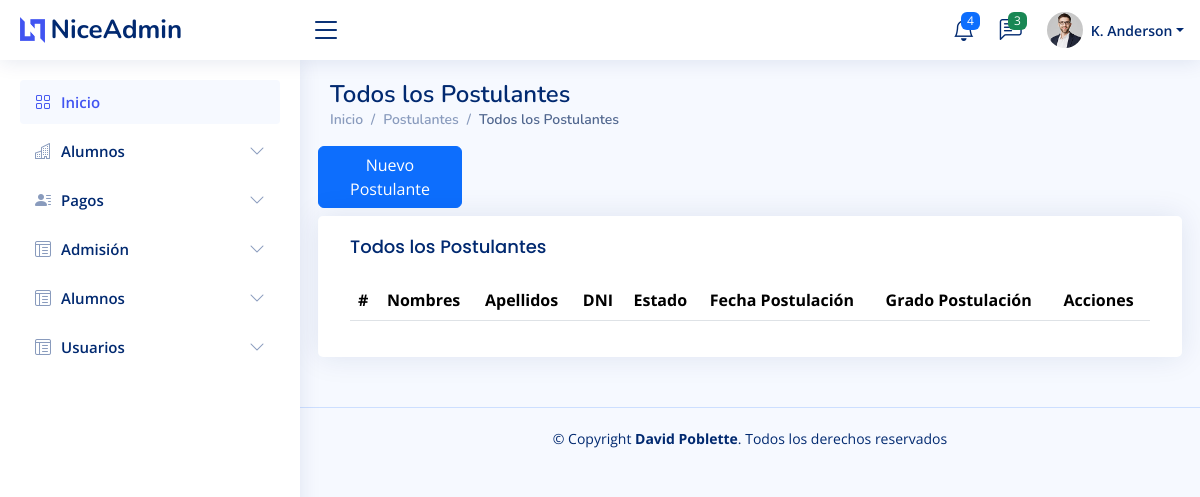
Page /listaPostulantes (signed in) on the earlier database version.
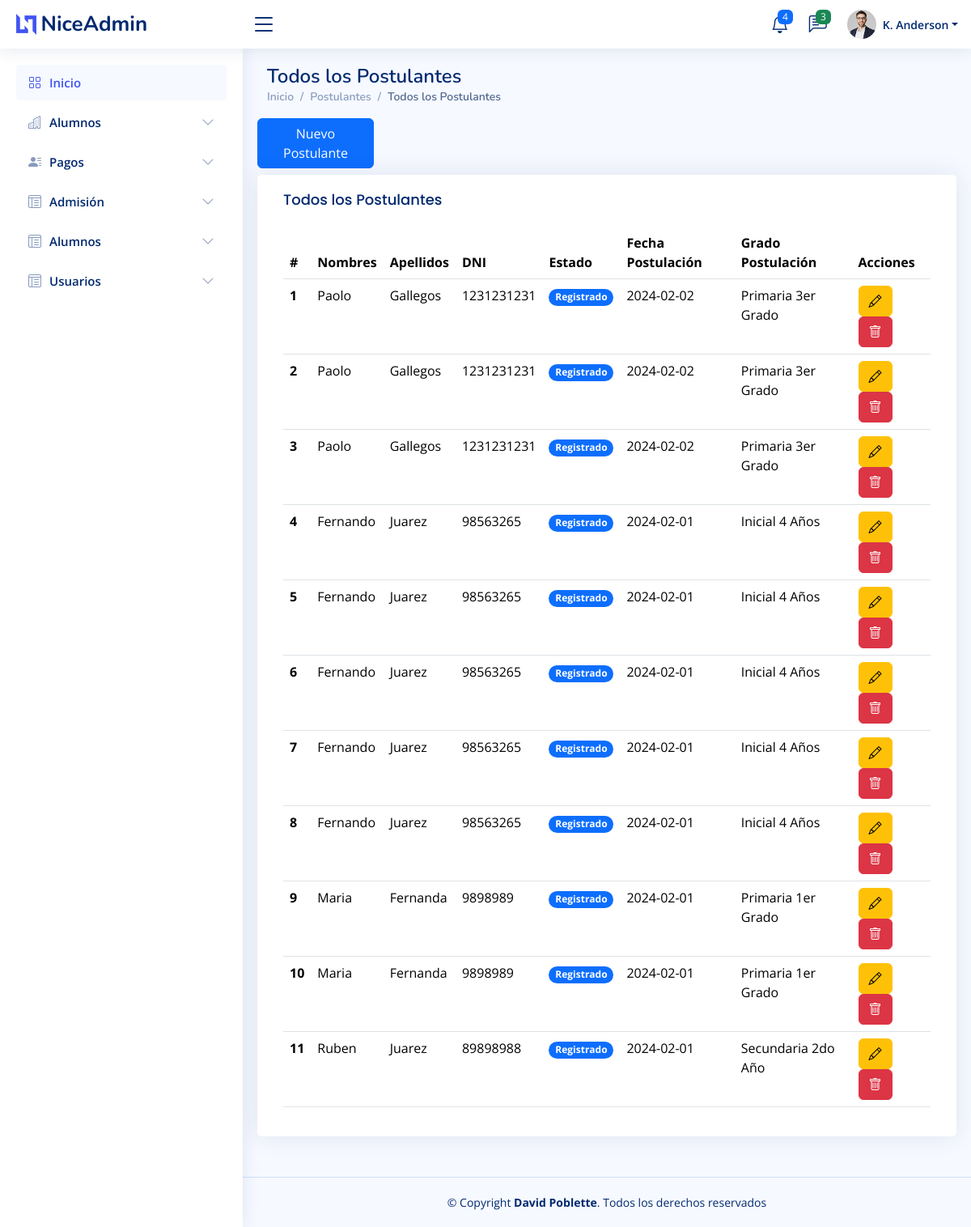
Same page on the later database version.
### tables this page shows
CREATE TABLE `postulante`  (
  `idPostulante` int NOT NULL AUTO_INCREMENT,
  `nombrePostulante` varchar(255) NOT NULL,
  `apellidoPostulante` varchar(255) NOT NULL,
  `dniPostulante` varchar(255) NULL DEFAULT NULL,
  `fechaPostulacion` date NOT NULL,
  `fechaNacimiento` date NULL DEFAULT NULL,
  `gradoPostulacion` varchar(50) NOT NULL,
  `fichaPostulante` varchar(100) NULL DEFAULT NULL,
  `cartaAdeudo` varchar(100) NULL DEFAULT NULL,
  `constanciaVacante` varchar(100) NULL DEFAULT NULL,
  `fichaMatricula` varchar(100) NULL DEFAULT NULL,
  `certificadoNotas` varchar(100) NULL DEFAULT NULL,
  `copiaDNI` varchar(100) NULL DEFAULT NULL,
  `libretaNotas` varchar(100) NULL DEFAULT NULL,
  `estadoPostulante` int NOT NULL,
  `fechaCreacion` datetime NULL DEFAULT NULL,
  `fechaActualizacion` datetime NULL DEFAULT NULL,
  PRIMARY KEY (`idPostulante`) USING BTREE
);

### controller/template.controller.php (called while the page is built, shortened)
<?php
class ControllerTemplate
{
  static public function ctrTemplate()
  {
    include "views/template.php";
  }
}

### index.php (called while the page is built, shortened)
<?php
require_once "controller/template.controller.php";
require_once "controller/funciones.controller.php";
require_once "controller/postulantes.controller.php";
require_once "model/postulantes.model.php";
$template = new ControllerTemplate();
$template -> ctrTemplate();

### controller/postulantes.controller.php (called while the page is built, shortened)
<?php
class ControllerPostulantes
{
  public static function ctrGetAllPostulantes()
  {
    $tabla = "postulante";
    $listPostulantes = ModelPostulantes::mdlGetAllPostulantes($tabla);
    return $listPostulantes;
  }
}

### model/connection.php (called while the page is built)
<?php
class Connection
{
  public static function conn()
  {
    $link = new PDO("mysql:host=localhost;dbname=db_volta", "root", "");
    $link->exec("set names utf8");
    return $link;
  }
}

### model/postulantes.model.php (called while the page is built, shortened)
<?php
require_once "connection.php";
class ModelPostulantes
{
  public static function mdlGetAllPostulantes($tabla)
  {
    $statement = Connection::conn()->prepare("SELECT postulante.idPostulante, postulante.nombrePostulante, postulante.apellidoPostulante, postulante.dniPostulante, postulante.fechaPostulacion,
    CASE
        WHEN postulante.gradoPostulacion = 1 THEN 'Inicial 3 Años'
        WHEN postulante.gradoPostulacion = 2 THEN 'Inicial 4 Años'
        WHEN postulante.gradoPostulacion = 3 THEN 'Inicial 5 Años'
        WHEN postulante.gradoPostulacion = 4 THEN 'Primaria 1er Grado'
        WHEN postulante.gradoPostulacion = 5 THEN 'Primaria 2do Grado'
        WHEN postulante.gradoPostulacion = 6 THEN 'Primaria 3er Grado'
        WHEN postulante.gradoPostulacion = 7 THEN 'Primaria 4to Grado'
        WHEN postulante.gradoPostulacion = 8 THEN 'Primaria 5to Grado'
        WHEN postulante.gradoPostulacion = 9 THEN 'Primaria 6to Grado'
        WHEN postulante.gradoPostulacion = 10 THEN 'Secundaria 1er Año'
        WHEN postulante.gradoPostulacion = 11 THEN 'Secundaria 2do Año'
        WHEN postulante.gradoPostulacion = 12 THEN 'Secundaria 3er Año'
        WHEN postulante.gradoPostulacion = 13 THEN 'Secundaria 4to Año'
        WHEN postulante.gradoPostulacion = 14 THEN 'Secundaria 5to Año'
        ELSE 'Sin Grado'
    END AS descripcionGrado,
    postulante.estadoPostulante
    FROM $tabla
    ORDER BY postulante.idPostulante DESC");
    $statement->execute();
    return $statement->fetchAll();
  }
}

### views/modules/listaPostulantes.php (the view)
<main id="main" class="main">
  <div class="pagetitle">
    <h1>Todos los Postulantes</h1>
    <nav>
      <ol class="breadcrumb">
        <li class="breadcrumb-item"><a href="inicio">Inicio</a></li>
        <li class="breadcrumb-item"><a href="listaPostulantes">Postulantes</a></li>
        <li class="breadcrumb-item active">Todos los Postulantes</li>
      </ol>
    </nav>
  </div>
  <section class="section dashboard">
    <div class="row">
      <div class="col-lg-2">
        <div class="row mb-2">
          <button type="button" class="btn btn-primary btnAgregarPostulante" id="btnAgregarPostulante">Nuevo Postulante</button>
        </div>
      </div>
      <div class="col-lg-12">
        <div class="row">
          <div class="card">
            <div class="card-body">
              <h5 class="card-title">Todos los Postulantes</h5>
              <table class="table datatable">
                <thead>
                  <tr>
                    <th scope="col">#</th>
                    <th scope="col">Nombres</th>
                    <th scope="col">Apellidos</th>
                    <th scope="col">DNI</th>
                    <th scope="col">Estado</th>
                    <th scope="col">Fecha Postulación</th>
                    <th scope="col">Grado Postulación</th>
                    <th scope="col">Acciones</th>
                  </tr>
                </thead>
                <tbody>
                  <?php
                  $listaPostulantes = ControllerPostulantes::ctrGetAllPostulantes();
                  foreach ($listaPostulantes as $key => $value) {
                    echo '
                    <tr>
                      <th scope="row">' . ($key + 1) . '</th>
                      <td>' . ($value["nombrePostulante"]) . '</td>
                      <td>' . ($value["apellidoPostulante"]) . '</td>
                      <td>' . ($value["dniPostulante"]) . '</td>
                      <td>' . ControllerFunciones::getEstadoPostulantes($value["estadoPostulante"]) . '</td>
                      <td>' . ($value["fechaPostulacion"]) . '</td>
                      <td>' . ($value["descripcionGrado"]) . '</td>
                      <td>
                        <button type="button" class="btn btn-warning btnEditarPostulante" codAlumno="' . ($value["idPostulante"]) . '"><i class="bi bi-pencil"></i></button>
                        <button type="button" class="btn btn-danger btnAnularPostulacion" codAlumno="' . ($value["idPostulante"]) . '"><i class="bi bi-trash"></i></button>
                      </td>
                    </tr>
                    ';
                  }
                  ?>
                </tbody>
              </table>
            </div>
          </div>
        </div>
      </div>
    </div>
  </section>
</main>

### views/template.php (shortened to what this page needs)
<!DOCTYPE html>
<html lang="es">
<head>
  <?php require "modules/header.php" ?>
</head>
<body>
  <?php
  if (isset($_SESSION["login"]) && $_SESSION["login"] == "ok") {
    require "modules/navbar.php";
    require "modules/menu.php";
    if (isset($_GET["ruta"])) {
      if (
        $_GET["ruta"] == "inicio" ||
        $_GET["ruta"] == "usuarios" ||
        $_GET["ruta"] == "listaAlumnos" ||
        $_GET["ruta"] == "admisionExtraordinaria" ||
        $_GET["ruta"] == "listaPostulantes" ||
        $_GET["ruta"] == "docPostulantes" ||
        $_GET["ruta"] == "nuevoPostulante" ||
        $_GET["ruta"] == "cerrarSesion"
      ) {
        include "modules/" . $_GET["ruta"] . ".php";
      } else {
        include "web/404.html";
      }
    } else {
      include "modules/inicio.php";
    }
    echo '<footer>';
    include "modules/footer.php";
    echo '</footer>';
  } else {
    include "modules/login.php";
  }
  ?>
  <link href="https://cdn.jsdelivr.net/npm/sweetalert2@11.7.5/dist/sweetalert2.min.css" rel="stylesheet">
</body>
</html>

### views/modules/header.php (shortened to what this page needs)
<link href="assets/vendor/bootstrap/css/bootstrap.min.css" rel="stylesheet">
<link href="assets/vendor/bootstrap-icons/bootstrap-icons.css" rel="stylesheet">
<link href="assets/vendor/boxicons/css/boxicons.min.css" rel="stylesheet">
<link href="assets/vendor/quill/quill.snow.css" rel="stylesheet">
<link href="assets/vendor/quill/quill.bubble.css" rel="stylesheet">
<link href="assets/vendor/remixicon/remixicon.css" rel="stylesheet">
<link href="assets/vendor/simple-datatables/style.css" rel="stylesheet">
<link href="assets/css/style.css" rel="stylesheet">
<link href="https://cdn.jsdelivr.net/npm/sweetalert2@11.7.5/dist/sweetalert2.min.css" rel="stylesheet">

### views/modules/navbar.php (shortened to what this page needs)
<header id="header" class="header fixed-top d-flex align-items-center">
  <div class="d-flex align-items-center justify-content-between">
    <a href="inicio" class="logo d-flex align-items-center">
      <img src="assets/img/logo.png" alt="">
      <span class="d-none d-lg-block">NiceAdmin</span>
    </a>
    <i class="bi bi-list toggle-sidebar-btn"></i>
  </div>
  <nav class="header-nav ms-auto">
    <ul class="d-flex align-items-center">
      <li class="nav-item dropdown">
        <a class="nav-link nav-icon" href="#" data-bs-toggle="dropdown">
          <i class="bi bi-bell"></i>
          <span class="badge bg-primary badge-number">4</span>
        </a>
      </li>
      <li class="nav-item dropdown">
        <a class="nav-link nav-icon" href="#" data-bs-toggle="dropdown">
          <i class="bi bi-chat-left-text"></i>
          <span class="badge bg-success badge-number">3</span>
        </a>
      </li>
      <li class="nav-item dropdown pe-3">
        <a class="nav-link nav-profile d-flex align-items-center pe-0" href="#" data-bs-toggle="dropdown">
          <img src="assets/img/profile-img.jpg" alt="Profile" class="rounded-circle">
          <span class="d-none d-md-block dropdown-toggle ps-2">K. Anderson</span>
        </a>
      </li>
    </ul>
  </nav>
</header>

### views/modules/menu.php (shortened to what this page needs)
<aside id="sidebar" class="sidebar">
  <ul class="sidebar-nav" id="sidebar-nav">
    <li class="nav-item">
      <a class="nav-link" href="inicio">
        <i class="bi bi-grid"></i>
        <span>Inicio</span>
      </a>
    </li>
    <li class="nav-item">
      <a class="nav-link collapsed" data-bs-target="#allCompanies" data-bs-toggle="collapse" href="#">
        <i class="bi bi-buildings"></i><span>Alumnos</span><i class="bi bi-chevron-down ms-auto"></i>
      </a>
    </li>
    <li class="nav-item">
      <a class="nav-link collapsed" data-bs-target="#allInteractions" data-bs-toggle="collapse" href="#">
        <i class="bi bi-person-lines-fill"></i><span>Pagos</span><i class="bi bi-chevron-down ms-auto"></i>
      </a>
    </li>
    <li class="nav-item">
      <a class="nav-link collapsed" data-bs-target="#allPostulaciones" data-bs-toggle="collapse" href="#">
        <i class="bi bi-layout-text-window-reverse"></i><span>Admisión</span><i class="bi bi-chevron-down ms-auto"></i>
      </a>
    </li>
    <li class="nav-item">
      <a class="nav-link collapsed" data-bs-target="#allAlumnos" data-bs-toggle="collapse" href="#">
        <i class="bi bi-layout-text-window-reverse"></i><span>Alumnos</span><i class="bi bi-chevron-down ms-auto"></i>
      </a>
    </li>
    <li class="nav-item">
      <a class="nav-link collapsed" data-bs-target="#allUsuarios" data-bs-toggle="collapse" href="#">
        <i class="bi bi-layout-text-window-reverse"></i><span>Usuarios</span><i class="bi bi-chevron-down ms-auto"></i>
      </a>
    </li>
  </ul>
</aside>

### views/modules/footer.php
<footer id="footer" class="footer">
  <div class="copyright">
    &copy; Copyright <strong><span>David Poblette</span></strong>. Todos los derechos reservados
  </div>
</footer>

### controller/funciones.controller.php (shortened to what this page needs)
<?php
class ControllerFunciones
{
  public static function getEstadoPostulantes($stateValue)
  {
    if ($stateValue == 1) {
      $state = '<span class="badge rounded-pill bg-primary">Registrado</span>';
    }
    return $state;
  }
}

### assets/css/style.css (style rules this page uses)
:root { scroll-behavior: smooth; }
body { font-family: "Open Sans", sans-serif; background: #f6f9ff; color: #444444; }
a { color: #4154f1; text-decoration: none; }
h1, h2, h3, h4, h5, h6 { font-family: "Nunito", sans-serif; }
#main { margin-top: 60px; padding: 20px 30px; transition: all 0.3s; }
.pagetitle { margin-bottom: 10px; }
.pagetitle h1 { font-size: 24px; margin-bottom: 0; font-weight: 600; color: #012970; }
.card { margin-bottom: 30px; border: none; border-radius: 5px; box-shadow: 0px 0 30px rgba(1, 41, 112, 0.1); }
.card-title { padding: 20px 0 15px 0; font-size: 18px; font-weight: 500; color: #012970; font-family: "Poppins", sans-serif; }
.card-body { padding: 0 20px 20px 20px; }
.breadcrumb { font-size: 14px; font-family: "Nunito", sans-serif; color: #899bbd; font-weight: 600; }
.breadcrumb a { color: #899bbd; transition: 0.3s; }
.breadcrumb .breadcrumb-item::before { color: #899bbd; }
.breadcrumb .active { color: #51678f; font-weight: 600; }
.logo { line-height: 1; }
@media (min-width: 1200px) { .logo { width: 280px; } }
.logo img { max-height: 26px; margin-right: 6px; }
.logo span { font-size: 26px; font-weight: 700; color: #012970; font-family: "Nunito", sans-serif; }
.header { transition: all 0.5s; z-index: 997; height: 60px; box-shadow: 0px 2px 20px rgba(1, 41, 112, 0.1); background-color: #fff; padding-left: 20px; }
.header .toggle-sidebar-btn { font-size: 32px; padding-left: 10px; cursor: pointer; color: #012970; }
.header-nav ul { list-style: none; }
.header-nav>ul { margin: 0; padding: 0; }
.header-nav .nav-icon { font-size: 22px; color: #012970; margin-right: 25px; position: relative; }
.header-nav .nav-profile { color: #012970; }
.header-nav .nav-profile img { max-height: 36px; }
.header-nav .nav-profile span { font-size: 14px; font-weight: 600; }
.header-nav .badge-number { position: absolute; inset: -2px -5px auto auto; font-weight: normal; font-size: 12px; padding: 3px 6px; }
.sidebar { position: fixed; top: 60px; left: 0; bottom: 0; width: 300px; z-index: 996; transition: all 0.3s; padding: 20px; overflow-y: auto; scrollbar-width: thin; scrollbar-color: #aab7cf transparent; box-shadow: 0px 0px 20px rgba(1, 41, 112, 0.1); background-color: #fff; }
@media (min-width: 1200px) { #main, #footer { margin-left: 300px; } }
.sidebar-nav { padding: 0; margin: 0; list-style: none; }
.sidebar-nav li { padding: 0; margin: 0; list-style: none; }
.sidebar-nav .nav-item { margin-bottom: 5px; }
.sidebar-nav .nav-link { display: flex; align-items: center; font-size: 15px; font-weight: 600; color: #4154f1; transition: 0.3; background: #f6f9ff; padding: 10px 15px; border-radius: 4px; }
.sidebar-nav .nav-link i { font-size: 16px; margin-right: 10px; color: #4154f1; }
.sidebar-nav .nav-link.collapsed { color: #012970; background: #fff; }
.sidebar-nav .nav-link.collapsed i { color: #899bbd; }
.sidebar-nav .nav-link .bi-chevron-down { margin-right: 0; transition: transform 0.2s ease-in-out; }
.footer { padding: 20px 0; font-size: 14px; transition: all 0.3s; border-top: 1px solid #cddfff; }
.footer .copyright { text-align: center; color: #012970; }

Differences in the rows shown:
added postulante: nombrePostulante "Paolo", apellidoPostulante "Gallegos", dniPostulante "1231231231", estadoPostulante "Registrado", fechaPostulacion "2024-02-02", descripcionGrado "Primaria 3er Grado"
added postulante: nombrePostulante "Paolo", apellidoPostulante "Gallegos", dniPostulante "1231231231", estadoPostulante "Registrado", fechaPostulacion "2024-02-02", descripcionGrado "Primaria 3er Grado"
added postulante: nombrePostulante "Paolo", apellidoPostulante "Gallegos", dniPostulante "1231231231", estadoPostulante "Registrado", fechaPostulacion "2024-02-02", descripcionGrado "Primaria 3er Grado"
added postulante: nombrePostulante "Fernando", apellidoPostulante "Juarez", dniPostulante "98563265", estadoPostulante "Registrado", fechaPostulacion "2024-02-01", descripcionGrado "Inicial 4 Años"
added postulante: nombrePostulante "Fernando", apellidoPostulante "Juarez", dniPostulante "98563265", estadoPostulante "Registrado", fechaPostulacion "2024-02-01", descripcionGrado "Inicial 4 Años"
added postulante: nombrePostulante "Fernando", apellidoPostulante "Juarez", dniPostulante "98563265", estadoPostulante "Registrado", fechaPostulacion "2024-02-01", descripcionGrado "Inicial 4 Años"
added postulante: nombrePostulante "Fernando", apellidoPostulante "Juarez", dniPostulante "98563265", estadoPostulante "Registrado", fechaPostulacion "2024-02-01", descripcionGrado "Inicial 4 Años"
added postulante: nombrePostulante "Fernando", apellidoPostulante "Juarez", dniPostulante "98563265", estadoPostulante "Registrado", fechaPostulacion "2024-02-01", descripcionGrado "Inicial 4 Años"
added postulante: nombrePostulante "Maria", apellidoPostulante "Fernanda", dniPostulante "9898989", estadoPostulante "Registrado", fechaPostulacion "2024-02-01", descripcionGrado "Primaria 1er Grado"
added postulante: nombrePostulante "Maria", apellidoPostulante "Fernanda", dniPostulante "9898989", estadoPostulante "Registrado", fechaPostulacion "2024-02-01", descripcionGrado "Primaria 1er Grado"
added postulante: nombrePostulante "Ruben", apellidoPostulante "Juarez", dniPostulante "89898988", estadoPostulante "Registrado", fechaPostulacion "2024-02-01", descripcionGrado "Secundaria 2do Año"
